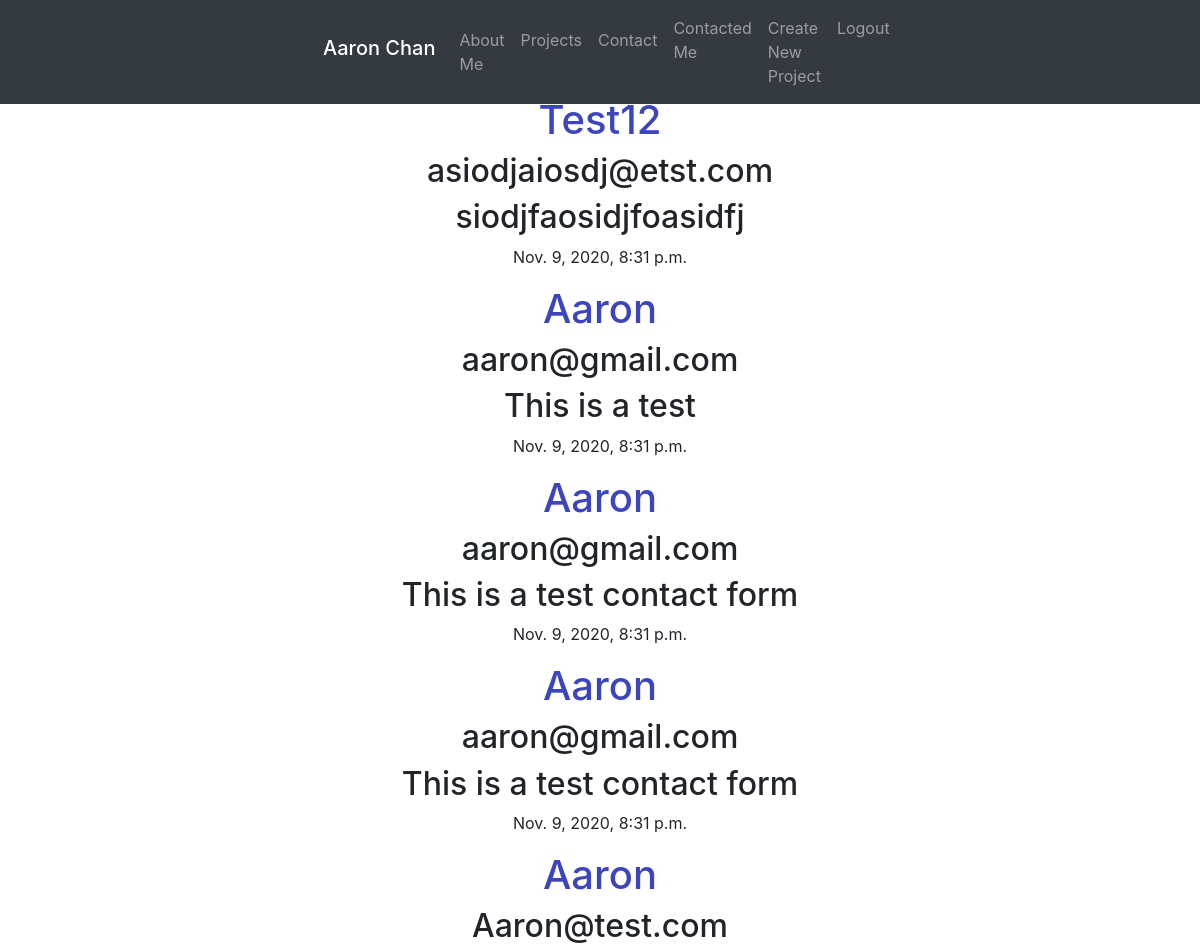
/contact/contact_list/ (signed in, upper part), run on an earlier commit of the app's database.
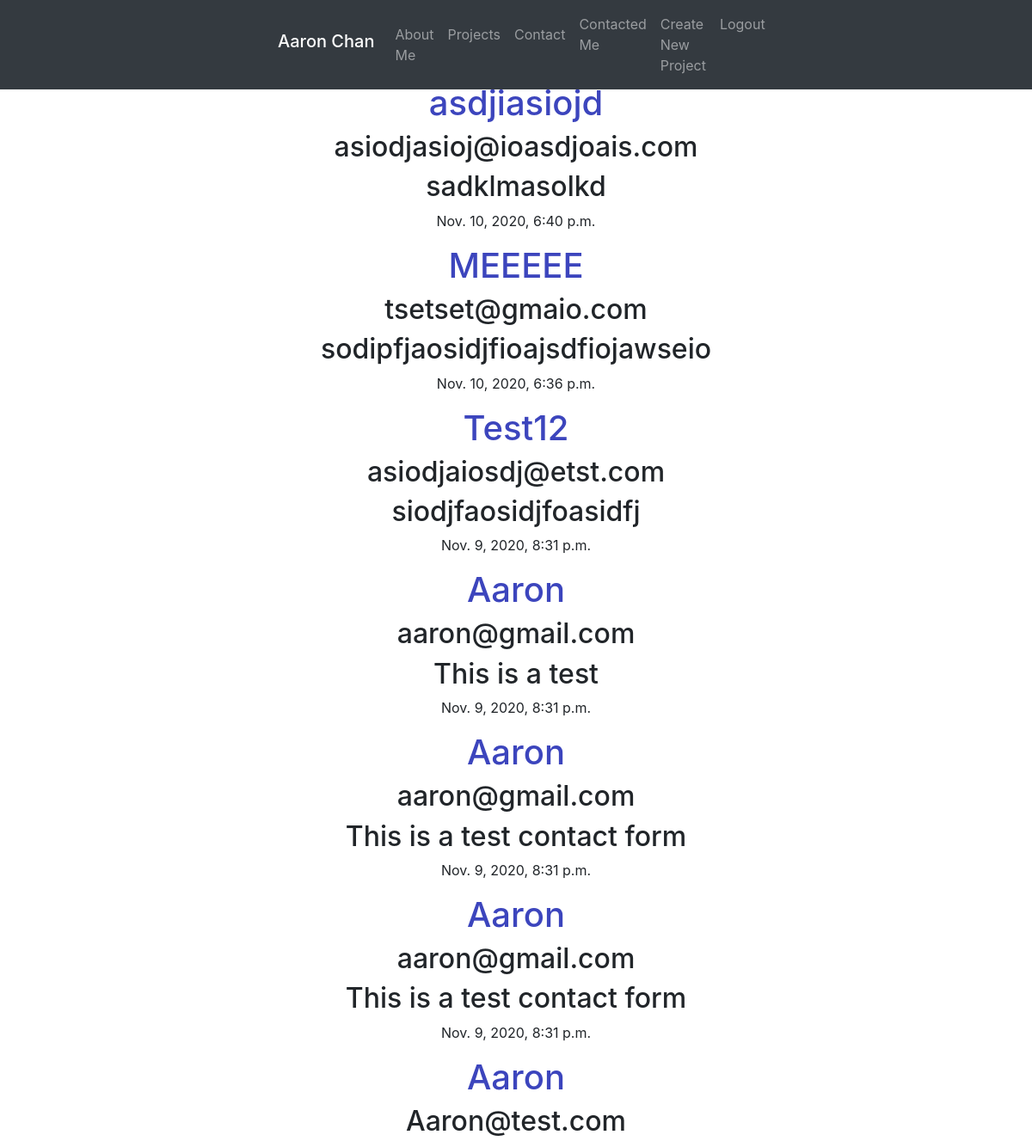
And on a later commit of the database.
### Basic_app/models.py (models this page shows, shortened)
class Contact(models.Model):
    author = models.CharField(max_length=200)
    email = models.EmailField(max_length=200)
    text = models.TextField(max_length=1000)
    contact_date = models.DateTimeField(default=timezone.now)

### Basic_app/views.py (the view)
# urls.py: url(r'^contact/contact_list/$',views.ContactList.as_view(),name='contact_list'),
class ContactList(LoginRequiredMixin,ListView):
    login_url = '/login/'
    template_name = 'contact_list.html'
    redirect_field_name = 'contact/'
    model = Contact
    def get_queryset(self):
        return Contact.objects.all().order_by('-contact_date')

### Basic_app/templates/Basic_app/contact_list.html
{% extends "Basic_app/base.html" %}
{% block content%}
{% for contact in contact_list %}
<h1>{{ contact.author }}</h1>
<h2>{{ contact.email }}</h2>
<h2>{{ contact.text }}</h2>
<p>{{ contact.contact_date }}</p>
{% endfor %}
{% endblock %}

What changed in the data, as far as the page shows it:
added Contact: author "asdjiasiojd", email "asiodjasioj@ioasdjoais.com", text "sadklmasolkd", contact_date "Nov. 10, 2020, 6:40 p.m."
added Contact: author "MEEEEE", email "tsetset@gmaio.com", text "sodipfjaosidjfioajsdfiojawseio", contact_date "Nov. 10, 2020, 6:36 p.m."
